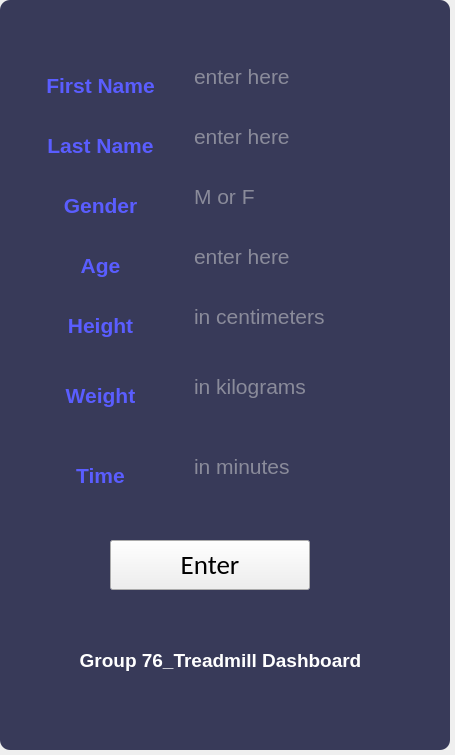
<?xml version="1.0" encoding="UTF-8"?>
<ui version="4.0">
 <class>DataInput</class>
 <widget class="QMainWindow" name="DataInput">
  <property name="geometry">
   <rect>
    <x>0</x>
    <y>0</y>
    <width>455</width>
    <height>755</height>
   </rect>
  </property>
  <property name="windowTitle">
   <string>MainWindow</string>
  </property>
  <widget class="QWidget" name="centralwidget">
   <widget class="QFrame" name="frame">
    <property name="geometry">
     <rect>
      <x>0</x>
      <y>0</y>
      <width>450</width>
      <height>750</height>
     </rect>
    </property>
    <property name="styleSheet">
     <string notr="true">QFrame {	
	background-color: rgb(56, 58, 89);	
	color: rgb(220, 220, 220);
	border-radius: 10px;
}</string>
    </property>
    <property name="frameShape">
     <enum>QFrame::StyledPanel</enum>
    </property>
    <property name="frameShadow">
     <enum>QFrame::Raised</enum>
    </property>
    <widget class="QPlainTextEdit" name="plainTextEditWeight">
     <property name="geometry">
      <rect>
       <x>190</x>
       <y>370</y>
       <width>231</width>
       <height>51</height>
      </rect>
     </property>
     <property name="font">
      <font>
       <pointsize>16</pointsize>
      </font>
     </property>
     <property name="placeholderText">
      <string>in kilograms</string>
     </property>
    </widget>
    <widget class="QLabel" name="labelLname">
     <property name="geometry">
      <rect>
       <x>10</x>
       <y>120</y>
       <width>181</width>
       <height>51</height>
      </rect>
     </property>
     <property name="font">
      <font>
       <weight>75</weight>
       <bold>true</bold>
      </font>
     </property>
     <property name="styleSheet">
      <string notr="true">color: rgb(90, 93, 255);</string>
     </property>
     <property name="text">
      <string>&lt;html&gt;&lt;head/&gt;&lt;body&gt;&lt;p align=&quot;center&quot;&gt;&lt;span style=&quot; font-size:16pt;&quot;&gt;Last Name&lt;/span&gt;&lt;/p&gt;&lt;/body&gt;&lt;/html&gt;</string>
     </property>
    </widget>
    <widget class="QPlainTextEdit" name="plainTextEditLname">
     <property name="geometry">
      <rect>
       <x>190</x>
       <y>120</y>
       <width>231</width>
       <height>51</height>
      </rect>
     </property>
     <property name="font">
      <font>
       <pointsize>16</pointsize>
      </font>
     </property>
     <property name="placeholderText">
      <string>enter here</string>
     </property>
    </widget>
    <widget class="QLabel" name="labelWeight">
     <property name="geometry">
      <rect>
       <x>10</x>
       <y>370</y>
       <width>181</width>
       <height>51</height>
      </rect>
     </property>
     <property name="font">
      <font>
       <weight>75</weight>
       <bold>true</bold>
      </font>
     </property>
     <property name="styleSheet">
      <string notr="true">color: rgb(90, 93, 255);</string>
     </property>
     <property name="text">
      <string>&lt;html&gt;&lt;head/&gt;&lt;body&gt;&lt;p align=&quot;center&quot;&gt;&lt;span style=&quot; font-size:16pt;&quot;&gt;Weight&lt;/span&gt;&lt;/p&gt;&lt;/body&gt;&lt;/html&gt;</string>
     </property>
    </widget>
    <widget class="QLabel" name="labelHeight">
     <property name="geometry">
      <rect>
       <x>10</x>
       <y>300</y>
       <width>181</width>
       <height>51</height>
      </rect>
     </property>
     <property name="font">
      <font>
       <weight>75</weight>
       <bold>true</bold>
      </font>
     </property>
     <property name="styleSheet">
      <string notr="true">color: rgb(90, 93, 255);</string>
     </property>
     <property name="text">
      <string>&lt;html&gt;&lt;head/&gt;&lt;body&gt;&lt;p align=&quot;center&quot;&gt;&lt;span style=&quot; font-size:16pt;&quot;&gt;Height&lt;/span&gt;&lt;/p&gt;&lt;/body&gt;&lt;/html&gt;</string>
     </property>
    </widget>
    <widget class="QPlainTextEdit" name="plainTextEditHeight">
     <property name="geometry">
      <rect>
       <x>190</x>
       <y>300</y>
       <width>231</width>
       <height>51</height>
      </rect>
     </property>
     <property name="font">
      <font>
       <pointsize>16</pointsize>
      </font>
     </property>
     <property name="placeholderText">
      <string>in centimeters</string>
     </property>
    </widget>
    <widget class="QLabel" name="labelGroupName">
     <property name="geometry">
      <rect>
       <x>0</x>
       <y>640</y>
       <width>441</width>
       <height>41</height>
      </rect>
     </property>
     <property name="styleSheet">
      <string notr="true">color: rgb(255, 255, 255);</string>
     </property>
     <property name="text">
      <string>&lt;html&gt;&lt;head/&gt;&lt;body&gt;&lt;p align=&quot;center&quot;&gt;&lt;span style=&quot; font-size:14pt; font-weight:600;&quot;&gt;Group 76_Treadmill Dashboard&lt;/span&gt;&lt;/p&gt;&lt;/body&gt;&lt;/html&gt;</string>
     </property>
    </widget>
    <widget class="QPushButton" name="pushButtonEnter">
     <property name="geometry">
      <rect>
       <x>110</x>
       <y>540</y>
       <width>200</width>
       <height>50</height>
      </rect>
     </property>
     <property name="font">
      <font>
       <family>Calibri</family>
       <pointsize>20</pointsize>
      </font>
     </property>
     <property name="text">
      <string>Enter</string>
     </property>
    </widget>
    <widget class="QPlainTextEdit" name="plainTextEditAge">
     <property name="geometry">
      <rect>
       <x>190</x>
       <y>240</y>
       <width>231</width>
       <height>51</height>
      </rect>
     </property>
     <property name="font">
      <font>
       <pointsize>16</pointsize>
      </font>
     </property>
     <property name="placeholderText">
      <string>enter here</string>
     </property>
    </widget>
    <widget class="QLabel" name="labelAge">
     <property name="geometry">
      <rect>
       <x>10</x>
       <y>240</y>
       <width>181</width>
       <height>51</height>
      </rect>
     </property>
     <property name="font">
      <font>
       <weight>75</weight>
       <bold>true</bold>
      </font>
     </property>
     <property name="styleSheet">
      <string notr="true">color: rgb(90, 93, 255);</string>
     </property>
     <property name="text">
      <string>&lt;html&gt;&lt;head/&gt;&lt;body&gt;&lt;p align=&quot;center&quot;&gt;&lt;span style=&quot; font-size:16pt;&quot;&gt;Age&lt;/span&gt;&lt;/p&gt;&lt;/body&gt;&lt;/html&gt;</string>
     </property>
    </widget>
    <widget class="QLabel" name="labelFname">
     <property name="geometry">
      <rect>
       <x>10</x>
       <y>60</y>
       <width>181</width>
       <height>51</height>
      </rect>
     </property>
     <property name="font">
      <font>
       <weight>75</weight>
       <bold>true</bold>
      </font>
     </property>
     <property name="styleSheet">
      <string notr="true">color: rgb(90, 93, 255);</string>
     </property>
     <property name="text">
      <string>&lt;html&gt;&lt;head/&gt;&lt;body&gt;&lt;p align=&quot;center&quot;&gt;&lt;span style=&quot; font-size:16pt;&quot;&gt;First Name&lt;/span&gt;&lt;/p&gt;&lt;/body&gt;&lt;/html&gt;</string>
     </property>
    </widget>
    <widget class="QPlainTextEdit" name="plainTextEditFname">
     <property name="geometry">
      <rect>
       <x>190</x>
       <y>60</y>
       <width>231</width>
       <height>51</height>
      </rect>
     </property>
     <property name="font">
      <font>
       <pointsize>16</pointsize>
      </font>
     </property>
     <property name="placeholderText">
      <string>enter here</string>
     </property>
    </widget>
    <widget class="QLabel" name="labelGender">
     <property name="geometry">
      <rect>
       <x>10</x>
       <y>180</y>
       <width>181</width>
       <height>51</height>
      </rect>
     </property>
     <property name="font">
      <font>
       <weight>75</weight>
       <bold>true</bold>
      </font>
     </property>
     <property name="styleSheet">
      <string notr="true">color: rgb(90, 93, 255);</string>
     </property>
     <property name="text">
      <string>&lt;html&gt;&lt;head/&gt;&lt;body&gt;&lt;p align=&quot;center&quot;&gt;&lt;span style=&quot; font-size:16pt;&quot;&gt;Gender&lt;/span&gt;&lt;/p&gt;&lt;/body&gt;&lt;/html&gt;</string>
     </property>
    </widget>
    <widget class="QPlainTextEdit" name="plainTextEditGender">
     <property name="geometry">
      <rect>
       <x>190</x>
       <y>180</y>
       <width>231</width>
       <height>51</height>
      </rect>
     </property>
     <property name="font">
      <font>
       <pointsize>16</pointsize>
      </font>
     </property>
     <property name="placeholderText">
      <string>M or F</string>
     </property>
    </widget>
    <widget class="QLabel" name="labelTime">
     <property name="geometry">
      <rect>
       <x>10</x>
       <y>450</y>
       <width>181</width>
       <height>51</height>
      </rect>
     </property>
     <property name="font">
      <font>
       <weight>75</weight>
       <bold>true</bold>
      </font>
     </property>
     <property name="styleSheet">
      <string notr="true">color: rgb(90, 93, 255);</string>
     </property>
     <property name="text">
      <string>&lt;html&gt;&lt;head/&gt;&lt;body&gt;&lt;p align=&quot;center&quot;&gt;&lt;span style=&quot; font-size:16pt;&quot;&gt;Time&lt;/span&gt;&lt;/p&gt;&lt;/body&gt;&lt;/html&gt;</string>
     </property>
    </widget>
    <widget class="QPlainTextEdit" name="plainTextEditTime">
     <property name="geometry">
      <rect>
       <x>190</x>
       <y>450</y>
       <width>231</width>
       <height>51</height>
      </rect>
     </property>
     <property name="font">
      <font>
       <pointsize>16</pointsize>
      </font>
     </property>
     <property name="placeholderText">
      <string>in minutes</string>
     </property>
    </widget>
   </widget>
  </widget>
 </widget>
 <resources/>
 <connections/>
</ui>
